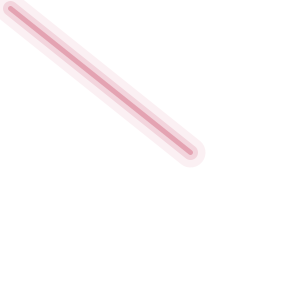
Frame 1 (no input)
Frame 60 (the mouse pressed at the canvas centre just before this capture): identical to frame 1, image omitted
Frame 120 (the mouse held since frame 60 and released just before this capture): identical to frame 1, image omitted

The Processing sketch that drew this single still picture (run headless with seeded random() and noise(); from frame 60 on, the mouse is pressed at the canvas centre):

// Processing sketch: vertex_lightsaber
// ── vertex_lightsaber.pde
int y=0;
void setup() {
  size(300, 300);
  colorMode(RGB);
}
void draw() {
  background(255, 255, 255);
  beginShape();
  for (int x=10; x<200; x+=10) {

    stroke(200, 70, 99, 90);
    strokeWeight(5);
    vertex(x, 0.8*x);
  }
  endShape();
  beginShape();
  for (int x=10; x<200; x+=10) {

    stroke(200, 70, 99, 40);
    strokeWeight(15);
    vertex(x, 0.8*x);
  }
  endShape();
  beginShape();
  for (int x=10; x<200; x+=10) {

    stroke(200, 70, 99, 20);
    strokeWeight(30);
    vertex(x, 0.8*x);
  }
  endShape();
}
